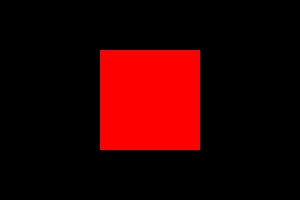
#> input picture results/demo_concepts.jpg, 300 x 200 px
$ python demo_video_basics.py --source ../results/demo_concepts.jpg
#> lines starting #> are read from the running program, lines starting #| are printed output that depends on the picture; after the words box and inside, x2 and y2 are one past the last pixel; in counts of white or black regions, pixels touching at a corner belong together
### src/utils/video_utils.py
"""
src/utils/video_utils.py
========================
Các hàm tiện ích để đọc, xử lý và ghi video.

LUỒNG XỬ LÝ:
    Video File / Webcam
         ↓
    VideoCapture (OpenCV)
         ↓
    Từng Frame (numpy array BGR)
         ↓
    Xử lý (detection, tracking, ...)
         ↓
    Vẽ annotation lên frame
         ↓
    Ghi ra file / hiển thị

Kiến thức cần biết:
- Frame = một ảnh tĩnh trong video (numpy array, shape: H x W x 3)
- BGR = định dạng màu mặc định của OpenCV (Blue-Green-Red), ngược với RGB
- FPS (Frames Per Second) = số frame trên giây
"""

import cv2
import time
import os
import math
import numpy as np
from pathlib import Path


def open_video(source):
    """
    Mở nguồn video (file hoặc webcam).

    INPUT:
        source (str | int):
            - Đường dẫn file video: "data/test_videos/sample.mp4"
            - Webcam: 0 (camera mặc định), 1 (camera ngoài)

    OUTPUT:
        cap (cv2.VideoCapture): Object đọc video
        info (dict): Thông tin video {width, height, fps, total_frames}

    VÍ DỤ:
        cap, info = open_video("data/test_videos/sample.mp4")
        print(info)  # {'width': 1920, 'height': 1080, 'fps': 30.0, ...}
    """
    if isinstance(source, str) and source.strip().isdigit():
        source = int(source.strip())

    cap = cv2.VideoCapture(source)

    if not cap.isOpened():
        raise ValueError(f"Không thể mở video hoặc camera: {source}")

    fps = cap.get(cv2.CAP_PROP_FPS)
    if fps is None or fps <= 0 or np.isnan(fps):
        fps = 25.0

    info = {
        "width": int(cap.get(cv2.CAP_PROP_FRAME_WIDTH)),
        "height": int(cap.get(cv2.CAP_PROP_FRAME_HEIGHT)),
        "fps": float(fps),
        "total_frames": max(0, int(cap.get(cv2.CAP_PROP_FRAME_COUNT))),
        "source": str(source),
    }

    return cap, info


# [17 lines left out: function open_video_robust, not called in this run]


def read_frame(cap):
    """
    Đọc một frame từ video.

    INPUT:
        cap: VideoCapture object (từ open_video)

    OUTPUT:
        success (bool): True nếu đọc được frame, False nếu hết video
        frame (numpy.ndarray | None): Frame ảnh shape (H, W, 3), định dạng BGR
                                      None nếu không đọc được

    VÍ DỤ:
        success, frame = read_frame(cap)
        if success:
            # frame là numpy array (H, W, 3) BGR
            print(frame.shape)  # (1080, 1920, 3)
    """
    success, frame = cap.read()
    if not success:
        return False, None
    return True, frame


def release_video(cap):
    """
    Giải phóng tài nguyên video sau khi xử lý xong.
    Luôn gọi hàm này khi kết thúc.
    """
    if cap is not None:
        cap.release()


# [26 lines left out: function get_video_writer, not called in this run]


def frame_to_timestamp(frame_idx, fps):
    """
    Chuyển số thứ tự frame sang timestamp dạng HH:MM:SS.

    INPUT:
        frame_idx (int): Số thứ tự frame (bắt đầu từ 0)
        fps (float): FPS của video

    OUTPUT:
        str: Timestamp dạng "00:01:32"

    VÍ DỤ:
        ts = frame_to_timestamp(2760, 30.0)
        print(ts)  # "00:01:32"
    """
    total_seconds = int(frame_idx / fps)
    hours = total_seconds // 3600
    minutes = (total_seconds % 3600) // 60
    seconds = total_seconds % 60
    return f"{hours:02d}:{minutes:02d}:{seconds:02d}"


def resize_frame(frame, width=None, height=None):
    """
    Resize frame về kích thước muốn, giữ nguyên tỉ lệ.

    INPUT:
        frame: numpy array (H, W, 3)
        width (int | None): Chiều rộng mong muốn
        height (int | None): Chiều cao mong muốn (nếu không có width)

    OUTPUT:
        resized_frame: numpy array đã resize

    VÍ DỤ:
        small = resize_frame(frame, width=640)  # Scale về width=640
    """
    h, w = frame.shape[:2]

    if width is None and height is None:
        return frame

    if width is not None:
        ratio = width / w
        new_size = (width, int(h * ratio))
    else:
        ratio = height / h
        new_size = (int(w * ratio), height)

    return cv2.resize(frame, new_size, interpolation=cv2.INTER_LINEAR)


# [44 lines left out: functions crop_person, bgr_to_rgb, not called in this run]


class FPSCounter:
    """
    Đếm FPS thực tế khi xử lý video.

    VÍ DỤ:
        fps_counter = FPSCounter()
        while True:
            fps_counter.start_frame()
            # ... xử lý frame ...
            fps = fps_counter.get_fps()
            print(f"FPS: {fps:.1f}")
    """

    def __init__(self, avg_window=30):
        """
        avg_window: Số frame để tính FPS trung bình (làm mượt số liệu)
        """
        self.frame_times = []
        self.avg_window = avg_window
        self._start_time = None

    def start_frame(self):
        """Gọi vào đầu mỗi vòng lặp frame."""
        self._start_time = time.time()

    # [8 lines left out: function end_frame, not called in this run]

    def get_fps(self):
        """Trả về FPS trung bình hiện tại."""
        if not self.frame_times:
            return 0.0
        avg_time = sum(self.frame_times) / len(self.frame_times)
        return 1.0 / avg_time if avg_time > 0 else 0.0

### src/utils/logger.py
"""
src/utils/logger.py
===================
Module logging đơn giản cho toàn bộ project.
Ghi log ra console VÀ file để dễ debug.
"""

import logging
import os
from pathlib import Path
from datetime import datetime


def get_logger(name: str, log_dir: str = "results/logs", level=logging.INFO):
    """
    Tạo logger cho một module.

    INPUT:
        name (str): Tên logger, thường dùng tên module, ví dụ "detector", "tracker"
        log_dir (str): Thư mục lưu file log
        level: Mức độ log (INFO, DEBUG, WARNING, ERROR)

    OUTPUT:
        logger: Python logger object

    VÍ DỤ:
        logger = get_logger("detector")
        logger.info("YOLO model loaded successfully")
        logger.warning("Low confidence detection: 0.31")
        logger.error("Cannot open video file")
    """
    # Tạo thư mục log nếu chưa có
    Path(log_dir).mkdir(parents=True, exist_ok=True)

    logger = logging.getLogger(name)

    # Nếu logger đã có handler thì không thêm nữa (tránh duplicate)
    if logger.handlers:
        return logger

    logger.setLevel(level)

    # Format: [2026-08-27 20:30:15] [detector] INFO: Model loaded
    formatter = logging.Formatter(
        "[%(asctime)s] [%(name)s] %(levelname)s: %(message)s",
        datefmt="%Y-%m-%d %H:%M:%S",
    )

    # Handler 1: In ra console
    console_handler = logging.StreamHandler()
    console_handler.setFormatter(formatter)
    logger.addHandler(console_handler)

    # Handler 2: Ghi ra file log (tên theo ngày)
    today = datetime.now().strftime("%Y%m%d")
    log_file = os.path.join(log_dir, f"{today}_{name}.log")
    file_handler = logging.FileHandler(log_file, encoding="utf-8")
    file_handler.setFormatter(formatter)
    logger.addHandler(file_handler)

    return logger

### scripts/demo_video_basics.py
"""
scripts/demo_video_basics.py
==============================
BÀI TẬP THỰC HÀNH – PHASE 1

Script này giúp bạn hiểu cách OpenCV xử lý video.
Đây là nền tảng của toàn bộ pipeline sau này.

KIẾN THỨC DEMO:
1. Đọc video frame-by-frame
2. Hiển thị thông tin video
3. Vẽ text lên frame (FPS, frame count)
4. Lưu video output
5. Hiểu khái niệm BGR vs RGB
6. Hiểu numpy array là gì trong context ảnh/video

CÁCH CHẠY:
    .\\venv\\Scripts\\python.exe scripts/demo_video_basics.py --source data/test_videos/your_video.mp4

    Nếu không có video:
    .\\venv\\Scripts\\python.exe scripts/demo_video_basics.py --source 0
    (0 = webcam)

PHÍM TẮT KHI CHẠY:
    Q = Thoát
    P = Pause/Resume
    S = Save current frame as image
"""

import sys
import os
import argparse

# Thêm thư mục gốc vào Python path
sys.path.insert(0, os.path.dirname(os.path.dirname(os.path.abspath(__file__))))

import cv2
import numpy as np
from src.utils.video_utils import (
    open_video, read_frame, release_video,
    get_video_writer, frame_to_timestamp,
    resize_frame, bgr_to_rgb, FPSCounter
)
from src.utils.logger import get_logger

logger = get_logger("demo_video")


def draw_info_overlay(frame, frame_idx, fps, total_frames, video_info):
    """
    Vẽ thông tin lên frame để hiển thị.

    GIẢI THÍCH:
    - cv2.putText: Vẽ text lên ảnh
    - cv2.rectangle: Vẽ hình chữ nhật (dùng làm background cho text)
    - (B, G, R): Màu sắc theo định dạng BGR của OpenCV

    Ví dụ màu:
        (0, 255, 0)   = Xanh lá (Green)
        (0, 0, 255)   = Đỏ (Red)
        (255, 0, 0)   = Xanh dương (Blue)
        (255, 255, 0) = Cyan
        (0, 165, 255) = Cam (Orange)
    """
    h, w = frame.shape[:2]

    # Vẽ nền đen mờ ở góc trên trái cho dễ đọc text
    overlay = frame.copy()
    cv2.rectangle(overlay, (0, 0), (400, 110), (0, 0, 0), -1)  # -1 = fill
    cv2.addWeighted(overlay, 0.6, frame, 0.4, 0, frame)         # Blend để mờ 60%

    # Timestamp
    timestamp = frame_to_timestamp(frame_idx, video_info["fps"])

    # Thông tin hiển thị
    info_lines = [
        f"Frame: {frame_idx:05d} / {total_frames}",
        f"Time: {timestamp}",
        f"FPS: {fps:.1f}",
        f"Size: {w}x{h}",
    ]

    font = cv2.FONT_HERSHEY_SIMPLEX
    for i, line in enumerate(info_lines):
        y_pos = 25 + i * 22
        cv2.putText(frame, line, (10, y_pos), font, 0.6, (0, 255, 0), 1, cv2.LINE_AA)

    return frame


def process_video(source, output_path=None, max_frames=None, display=True):
    """
    Pipeline đọc và xử lý video cơ bản.

    INPUT:
        source: Đường dẫn video hoặc 0 (webcam)
        output_path: Nếu có, lưu video kết quả ra đây
        max_frames: Nếu có, chỉ xử lý tối đa N frames (test nhanh)
        display: Có hiển thị cửa sổ preview không

    LUỒNG XỬ LÝ:
        Mở video
           ↓
        Loop từng frame:
           Đọc frame
           → Vẽ thông tin lên frame
           → Hiển thị (nếu display=True)
           → Ghi vào file output (nếu output_path có)
           → Kiểm tra phím bấm
        Kết thúc: Giải phóng tài nguyên
    """
#> called with source = '../results/demo_concepts.jpg', display = True
    # ── Bước 1: Mở video ──
    logger.info(f"Đang mở video: {source}")

    # Nếu source là số (webcam), convert sang int
    if isinstance(source, str) and source.isdigit():
        source = int(source)

    cap, info = open_video(source)

    logger.info(f"Video info: {info['width']}x{info['height']} @ {info['fps']:.1f}fps | "
                f"Total frames: {info['total_frames']}")

    # ── Bước 2: Chuẩn bị video writer (nếu cần lưu) ──
    writer = None
    if output_path:
        writer = get_video_writer(output_path, info["fps"], info["width"], info["height"])
        logger.info(f"Sẽ lưu kết quả vào: {output_path}")

    # ── Bước 3: Khởi tạo FPS counter và biến theo dõi ──
    fps_counter = FPSCounter(avg_window=30)
    frame_idx = 0
    paused = False

    print("\n─────────────────────────────────")
    print("  DEMO VIDEO BASICS")
    print("─────────────────────────────────")
    print(f"  Source : {source}")
    print(f"  Size   : {info['width']}x{info['height']}")
    print(f"  FPS    : {info['fps']:.1f}")
    print(f"  Frames : {info['total_frames']}")
    print("─────────────────────────────────")
    if display:
        print("  Phím: [Q] Thoát | [P] Pause | [S] Lưu frame")
    print("─────────────────────────────────\n")

    # ── Bước 4: Vòng lặp chính ──
    while True:
        # Kiểm tra giới hạn frame
        if max_frames and frame_idx >= max_frames:
            logger.info(f"Đã xử lý {max_frames} frames. Dừng lại.")
            break

        if paused:
            # Khi pause: vẫn lắng nghe phím bấm, không đọc frame mới
            if display:
                key = cv2.waitKey(50) & 0xFF
                if key == ord('q'):
                    break
                elif key == ord('p'):
                    paused = False
                    logger.info("▶ Resume")
            continue

        # ── 4.1: Bắt đầu đếm thời gian frame ──
        fps_counter.start_frame()

        # ── 4.2: Đọc frame ──
        success, frame = read_frame(cap)
#> in read_frame, frame is the input picture: shape (200, 300, 3); mean B, G, R 0.2, 0.1, 42.3
#> success = True
        if not success:
            logger.info("Hết video.")
            break

        # ── 4.3: Xử lý frame ──
        # Ở Phase 1, chỉ vẽ thông tin lên frame
        # Ở các Phase sau, đây là nơi gọi YOLO, tracker, attribute model
        current_fps = fps_counter.get_fps()
        frame = draw_info_overlay(frame, frame_idx, current_fps, info["total_frames"], info)
#> in draw_info_overlay, `cv2.rectangle(overlay, (0, 0), (400, 110), (0, 0, 0), -1)`:
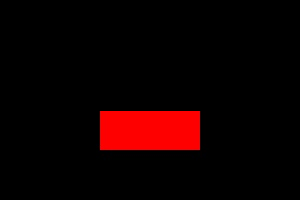
#> overlay: shape (200, 300, 3); 11.19% of pixels changed, all inside (x1, y1, x2, y2) = (95, 47, 209, 111)
#> in draw_info_overlay, `cv2.addWeighted(overlay, 0.6, frame, 0.4, 0, frame)`:
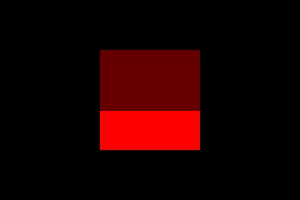
#> frame: shape (200, 300, 3); 11.19% of pixels changed, all inside (x1, y1, x2, y2) = (95, 47, 209, 111)
#> after the loop in draw_info_overlay, `for i, line in enumerate(info_lines):`:
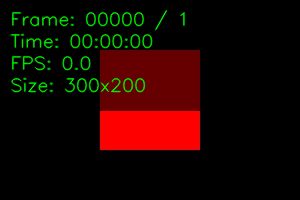
#> frame: shape (200, 300, 3); 5.87% of pixels changed, all inside (x1, y1, x2, y2) = (10, 9, 186, 93)

        # ── 4.4: Ghi vào file output ──
        if writer:
            writer.write(frame)

        # ── 4.5: Hiển thị ──
        if display:
            # Resize xuống để hiển thị vừa màn hình (không thay đổi file gốc)
            display_frame = resize_frame(frame, width=1280)
#> in resize_frame, `return cv2.resize(frame, new_size, interpolation=cv2.INTER_LINEAR)`:
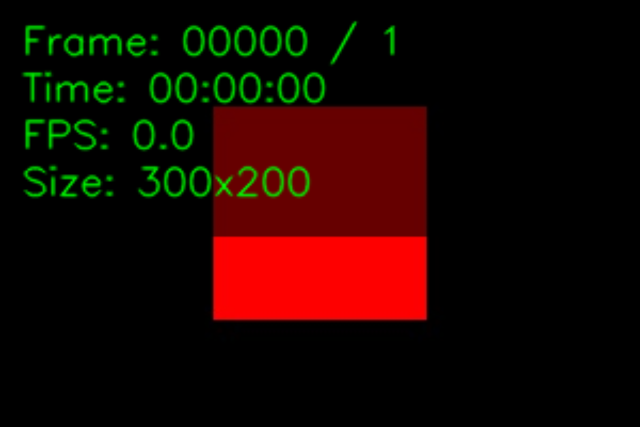
#> returned value: shape (853, 1280, 3) (shown at 1/2 size); mean of channels 0, 1, 2 0.1, 6.5, 26.6; drawn as B, G, R
            cv2.imshow("Person Retrieval - Phase 1 Demo", display_frame)

            # Xử lý phím bấm (waitKey 1ms để không block)
            key = cv2.waitKey(1) & 0xFF
#> (key q is pressed here)
            if key == ord('q'):
                logger.info("Người dùng nhấn Q. Thoát.")
                break
            elif key == ord('p'):
                paused = True
                logger.info("⏸ Paused. Nhấn P để tiếp tục.")
            elif key == ord('s'):
                save_path = f"results/frame_{frame_idx:05d}.jpg"
                os.makedirs("results", exist_ok=True)
                cv2.imwrite(save_path, frame)
                logger.info(f"Đã lưu frame: {save_path}")

        # ── 4.6: Kết thúc đếm thời gian frame ──
        fps_counter.end_frame()
        frame_idx += 1

        # In tiến độ mỗi 30 frames
        if frame_idx % 30 == 0:
            print(f"\r  Đang xử lý... Frame {frame_idx}/{info['total_frames']} | "
                  f"FPS: {fps_counter.get_fps():.1f}", end="", flush=True)

    # ── Bước 5: Dọn dẹp tài nguyên ──
    print(f"\n\n  Tổng frame đã xử lý: {frame_idx}")
    release_video(cap)
    if writer:
        writer.release()
        logger.info(f"Video đã lưu: {output_path}")
    if display:
        cv2.destroyAllWindows()

    logger.info("Hoàn thành!")
    return frame_idx


# [48 lines left out: function demonstrate_image_concepts, not called in this run]


if __name__ == "__main__":
    parser = argparse.ArgumentParser(description="Phase 1 Demo - Video Basics")
    parser.add_argument(
        "--source",
        type=str,
        default=None,
        help="Đường dẫn video hoặc '0' để dùng webcam"
    )
    parser.add_argument(
        "--output",
        type=str,
        default=None,
        help="Đường dẫn lưu video kết quả (tùy chọn)"
    )
    parser.add_argument(
        "--max-frames",
        type=int,
        default=None,
        help="Số frame tối đa để xử lý (tùy chọn, để test nhanh)"
    )
    parser.add_argument(
        "--no-display",
        action="store_true",
        help="Không hiển thị cửa sổ (dùng khi chạy không có màn hình)"
    )
    parser.add_argument(
        "--concepts",
        action="store_true",
        help="Chạy demo khái niệm ảnh số (không cần video)"
    )

    args = parser.parse_args()

    if args.concepts or args.source is None:
        demonstrate_image_concepts()

    if args.source is not None:
        process_video(
            source=args.source,
            output_path=args.output,
            max_frames=args.max_frames,
            display=not args.no_display
        )
